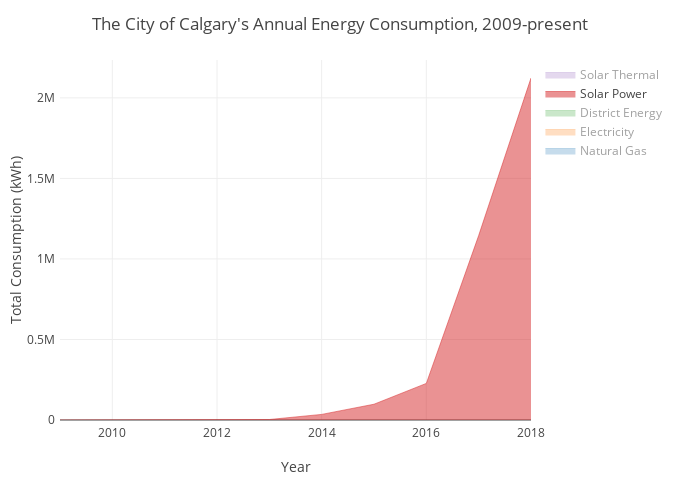

Notebook code cell kept with this figure:
### Code cell
# 1C) Make stacked area graphs - looks better?

Natural_Gas = dict(x=years,y=annual012['Total Consumption','Natural Gas'], name='Natural Gas',hoverinfo='x+y',
    mode='lines',line=dict(width=0.5, color= colnatgas),stackgroup='one' ,visible = 'legendonly')

Electricity = dict(x=years,y=annual012['Total Consumption','Electricity'],name='Electricity',hoverinfo='x+y',
    mode='lines',line=dict(width=0.5,color= colelec),stackgroup='one' ,visible = 'legendonly')

District_Energy = dict(x=years, y=annual012['Total Consumption','District Energy'],name='District Energy',
    hoverinfo='x+y',mode='lines', line=dict(width=0.5, color=coldistrict), stackgroup='one' ,visible = 'legendonly')

Solar_Energy = dict(x=years,y=annual012['Total Consumption','Solar Power'],name='Solar Power',hoverinfo='x+y',
    mode='lines',line=dict(width=0.5,color=colsolpower),stackgroup='one')

Solar_Thermal= dict(x=years,y=annual012['Total Consumption','Solar Thermal'], name='Solar Thermal',hoverinfo='x+y',
    mode='lines',line=dict(width=0.5,color=colsoltherm),stackgroup='one' ,visible = 'legendonly')

data30 = [Natural_Gas, Electricity, District_Energy,Solar_Energy,Solar_Thermal]

layout30 = go.Layout(title = 'The City of Calgary\'s Annual Energy Consumption, 2009-present',
                    xaxis = dict(title = 'Year'), yaxis = dict(title = 'Total Consumption (kWh)'),
                      width= wid, height = hei, margin=go.Margin(l=mar,r=mar,b=mar,t=mar, pad=4))

fig30 = dict(data=data30, layout = layout30)
py.iplot(fig30)

### Figure 1 — Plotly figure (JSON) as saved in the notebook; plotly's stock layout.template omitted (floating-point values rounded to 4 significant figures)
{"data": [{"hoverinfo": "x+y", "line": {"color": "rgb(31,119,180)", "width": 0.5}, "mode": "lines", "name": "Natural Gas", "stackgroup": "one", "type": "scatter", "uid": "28750626-d3de-11e8-b2ef-6c71d92ba7c2", "visible": "legendonly", "x": ["2009", "2010", "2011", "2012", "2013", "2014", "2015", "2016", "2017", "2018"], "y": [419500000.0, 416300000.0, 460700000.0, 431500000.0, 475300000.0, 510700000.0, 461800000.0, 456000000.0, 494200000.0, 341400000.0]}, {"hoverinfo": "x+y", "line": {"color": "rgb(255,127,14)", "width": 0.5}, "mode": "lines", "name": "Electricity", "stackgroup": "one", "type": "scatter", "uid": "28750627-d3de-11e8-906f-6c71d92ba7c2", "visible": "legendonly", "x": ["2009", "2010", "2011", "2012", "2013", "2014", "2015", "2016", "2017", "2018"], "y": [419032091, 433600620, 447211795, 441910654, 459603131, 484688981, 472678341, 459105220, 455262309, 310355084]}, {"hoverinfo": "x+y", "line": {"color": "rgb(44,160,44)", "width": 0.5}, "mode": "lines", "name": "District Energy", "stackgroup": "one", "type": "scatter", "uid": "28750628-d3de-11e8-957c-6c71d92ba7c2", "visible": "legendonly", "x": ["2009", "2010", "2011", "2012", "2013", "2014", "2015", "2016", "2017", "2018"], "y": [null, 8599000.0, 17080000.0, 13580000.0, 15650000.0, 17100000.0, 13870000.0, 14350000.0, 16170000.0, 10860000.0]}, {"hoverinfo": "x+y", "line": {"color": "rgb(214,39,40)", "width": 0.5}, "mode": "lines", "name": "Solar Power", "stackgroup": "one", "type": "scatter", "uid": "28750629-d3de-11e8-93ef-6c71d92ba7c2", "x": ["2009", "2010", "2011", "2012", "2013", "2014", "2015", "2016", "2017", "2018"], "y": [null, 25, 2784, 3219, 3082, 34757, 98030, 227334, 1145254, 2123463]}, {"hoverinfo": "x+y", "line": {"color": "rgb(148,103,189)", "width": 0.5}, "mode": "lines", "name": "Solar Thermal", "stackgroup": "one", "type": "scatter", "uid": "2875062a-d3de-11e8-bb34-6c71d92ba7c2", "visible": "legendonly", "x": ["2009", "2010", "2011", "2012", "2013", "2014", "2015", "2016", "2017", "2018"], "y": [null, null, 186400.0, 586100.0, 626400.0, 538300.0, 498900.0, 256900.0, 281100.0, 196100.0]}], "layout": {"height": 480, "margin": {"b": 60, "l": 60, "pad": 4, "r": 60, "t": 60}, "title": "The City of Calgary's Annual Energy Consumption, 2009-present", "width": 680, "xaxis": {"title": "Year"}, "yaxis": {"title": "Total Consumption (kWh)"}}}
